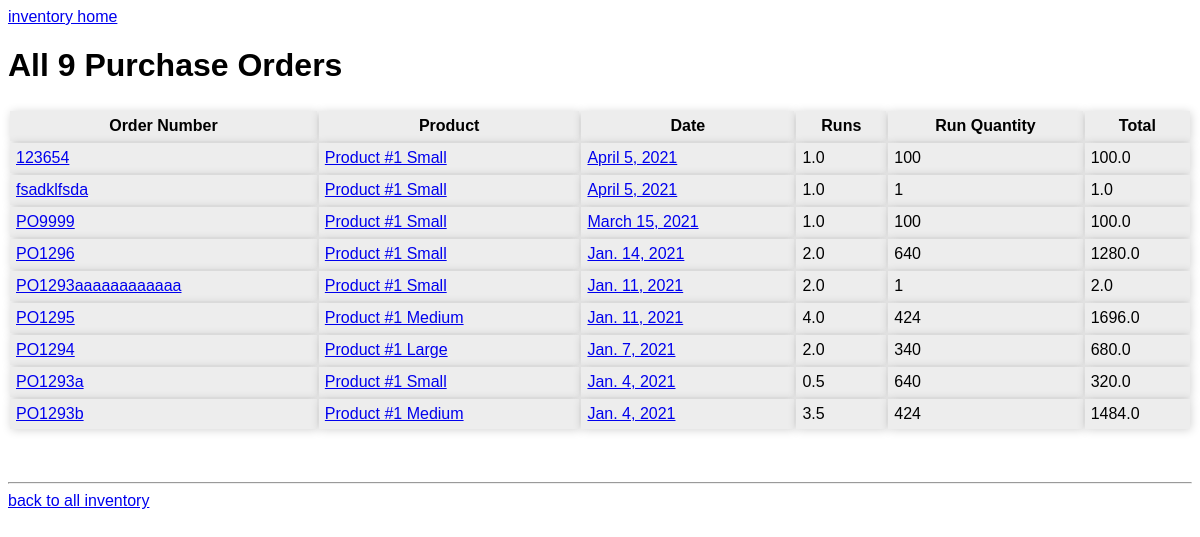
/purchase_orders/all/ (signed in), run on an earlier commit of the app's database.
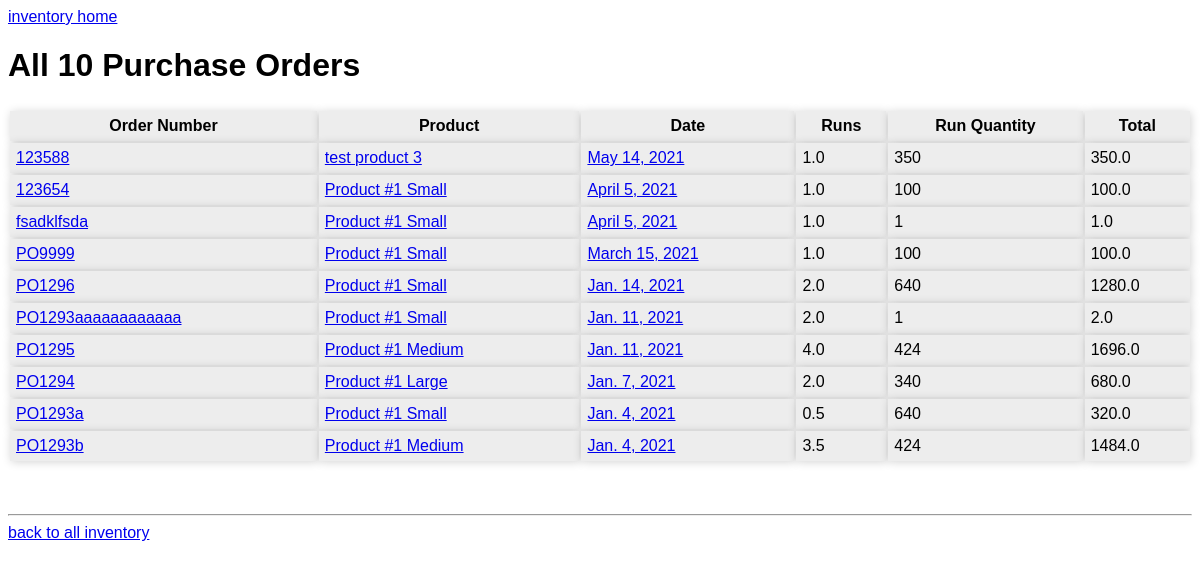
And on a later commit of the database.
### inventory/models.py (models this page shows, shortened)
class PurchaseOrder(models.Model):
    order_number = models.CharField(max_length=25)
    product = models.ForeignKey(Product, on_delete=models.PROTECT)
    runs = models.FloatField()
    run_quantity = models.IntegerField()
    date = models.DateField(default=timezone.now)
    @property
    def total(self):
        return self.run_quantity * self.runs

class Product(models.Model):
    name = models.CharField(max_length=50)
    label = models.SlugField(max_length=50, null=True, unique=True)
    user = models.ForeignKey(User, on_delete=models.PROTECT, null=True)

### inventory/views.py (the view)
# urls.py: path('purchase_orders/all/', PurchaseOrderList.as_view(), name='all_purchase_orders'),
class PurchaseOrderList(LoginRequiredMixin, UserPassesTestMixin, ListView):
    model = PurchaseOrder
    template_name = 'inventory/purchase_orders.html'
    ordering = ['date']
    def get_queryset(self):
        return PurchaseOrder.objects.filter(product__user=self.request.user).order_by('-date')
    def get_context_data(self, **kwargs):
        po_count = self.get_queryset().count()
        context = super().get_context_data(**kwargs)
        context['po_count'] = po_count
        return context
    def test_func(self):
        if self.get_queryset().count() == 0:
            return True
        elif self.get_queryset().first().product.user == self.request.user:
            return True
        else:
            return False

### inventory/urls.py (called while the page is built)
    def to_url(self, value):
        return value

### inventory/templates/inventory/purchase_orders.html
{% extends "inventory/base.html" %}
{% block content %}
    <h1>
        {% if po_filter_count %}
        {{ po_filter_count }} Purchase Orders from {{ start_date }} to {{ end_date }}
        {% else %}
        All {{ po_count }} Purchase Orders
        {% endif %}
    </h1>
    <table>
        <tr>
            <th>Order Number</th>
            <th>Product</th>
            <th>Date</th>
            <th>Runs</th>
            <th>Run Quantity</th>
            <th>Total</th>
        </tr>
    {% for object in object_list %}
        <tr>
            <td><a href="{% url 'inventory:purchase_order_detail' object.pk %}">{{ object.order_number }}</a></td>
            <td><a href="{% url 'inventory:product_orders' object.product.label %}">{{ object.product.name }}</a></td>
            {% if end_date_set or not start_date %}
            <td><a href="{% url 'inventory:date_filter_purchase_orders' object.date %}">{{ object.date }}</a></td>
            {% else %}
            <td><a href="{% url 'inventory:date_range_filter_purchase_orders' start_date|date:'Y-m-d' object.date %}">{{ object.date }}</a></td>
            {% endif %}
            <td>{{ object.runs }}</td>
            <td>{{ object.run_quantity }}</td>
            <td>{{ object.total }}</td>
        </tr>
    {% endfor %}
    </table>
    <br>
    <hr>
    <a href="{% url 'inventory:index' %}">back to all inventory</a>
{% endblock content %}

What changed in the data, as far as the page shows it:
added PurchaseOrder: order_number "123588", product.name "test product 3", date "May 14, 2021", runs "1.0", run_quantity "350", total "350.0"
Also different on the page:
{{ po_count }}: "9" → "10"
